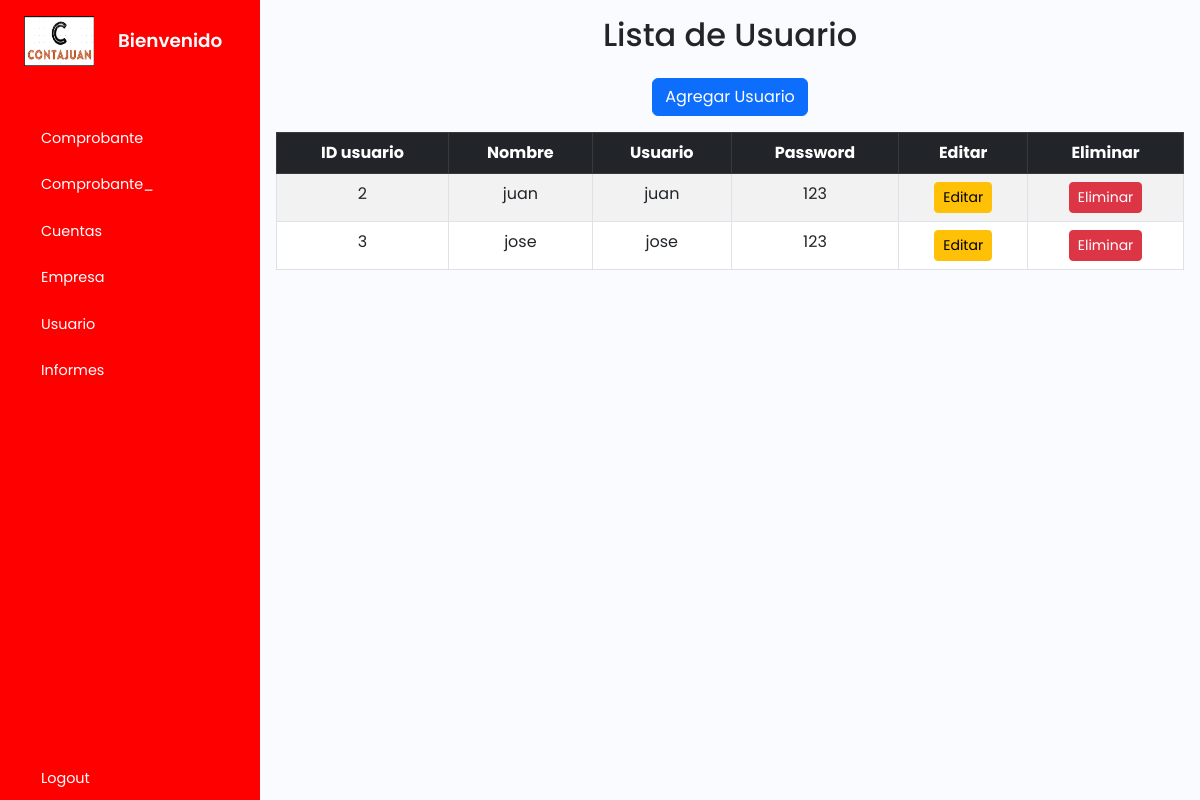
The app's page /tusuario/index.php, older data.
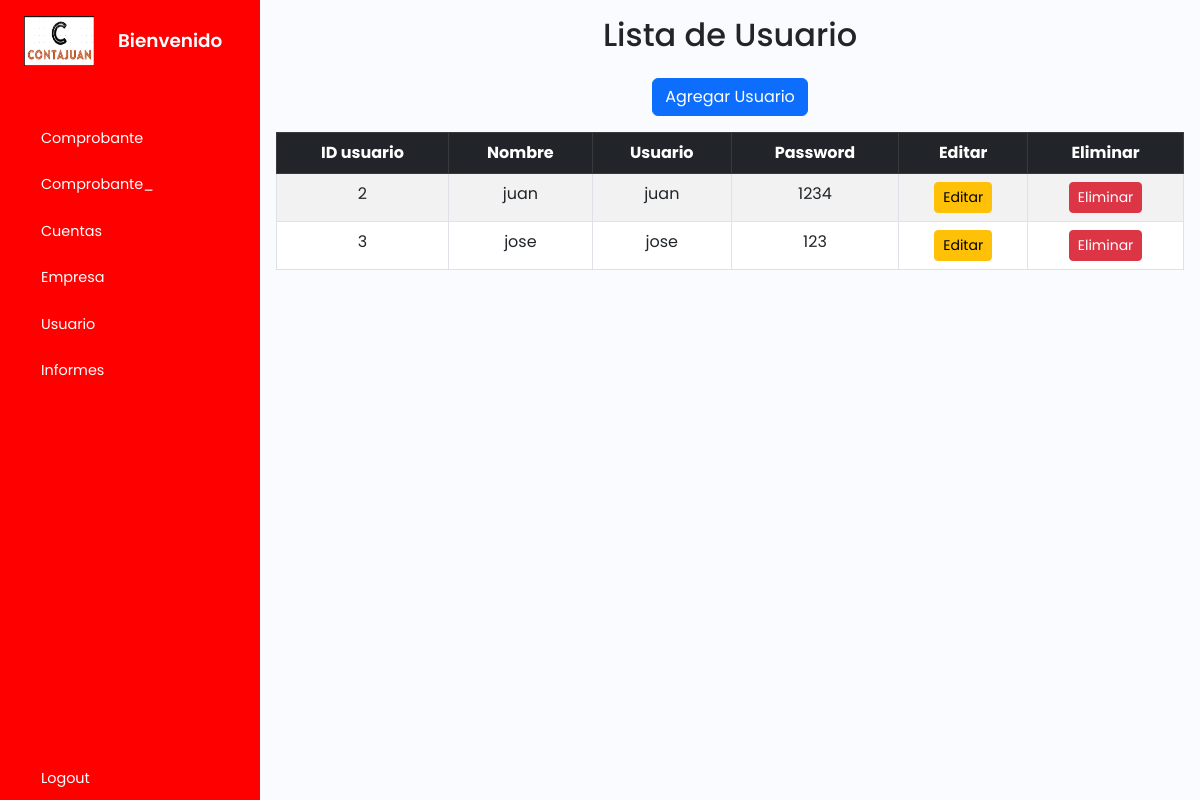
The same page, newer data.
### tables this page shows
CREATE TABLE `tusuario` (
  `idusuario` int(11) NOT NULL,
  `nombre` varchar(50) NOT NULL,
  `usuario` varchar(100) NOT NULL,
  `password` varchar(100) NOT NULL
);

### tusuario/index.php (the view, shortened to what this page needs)
<?php
    include_once("../plantilla/inicio.php");
    include '../cone.php';
?>
        <div class="main p-3">
            <div class="text-center">
            <h2 class="mb-4">Lista de Usuario</h2>
            <a href="create.php" class="btn btn-primary mb-3">Agregar Usuario</a>
            <?php
                $sql = "SELECT * FROM tusuario";
                $result = $conn->query($sql);
                if ($result->num_rows > 0) {
                    echo "<table class='table table-striped table-bordered'>
                    <thead class='table-dark'>
                    <tr>
                        <th>ID usuario</th>
                        <th>Nombre </th>
                        <th>Usuario</th>
                        <th>Password</th>
                        <th>Editar</th>
                        <th>Eliminar</th>
                    </tr>
                    </thead>
                    <tbody>";
                    while($row = $result->fetch_assoc()) {
                        echo "<tr>
                        <td>" . $row["idusuario"]. "</td>
                        <td>" . $row["nombre"]. "</td>
                        <td>" . $row["usuario"]. "</td>
                        <td>" . $row["password"]. "</td>
                        <td>
                            <a href='update.php?id=".$row["idusuario"]."' class='btn btn-warning btn-sm'>Editar</a>
                        </td>
                        <td>
                            <a href='delete.php?id=".$row["idusuario"]."' class='btn btn-danger btn-sm'>Eliminar</a>
                        </td>
                        </tr>";
                    }
                    echo "</tbody></table>";
                } else {
                    echo "<div class='alert alert-warning' role='alert'>0 resultados</div>";
                }
                ?>
            </div>
        </div>
    </div>
    <?php
    include_once("../plantilla/final.php");
?>

Row changes from the older to the newer data that the page shows:
changed tusuario "juan": password "123" → "1234"
